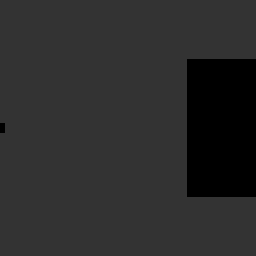
Frame 1 (no input)
Frame 60 (the mouse pressed at the canvas centre just before this capture): identical to frame 1, image omitted
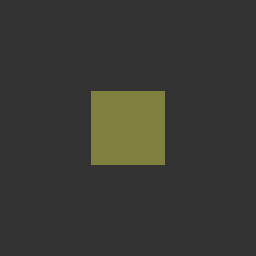
Frame 120 (the mouse held since frame 60 and released just before this capture)

The Processing sketch that drew these frames (run headless with seeded random() and noise(); from frame 60 on, the mouse is pressed at the canvas centre):

// Processing sketch: Change_size_colour
// ── Change_size_colour.pde
void setup()
{
  size(256, 256); 
  noStroke();
  rectMode(CENTER);
}

void draw()
{
  background(51); 
  fill(mouseX, mouseY, mouseY/2);
  rect(mouseX, height/2, mouseY/2+10, mouseY/2+10);
  fill(mouseY, mouseX, mouseX/2);
  int inverseX = width-mouseX;
  int inverseY = height-mouseY;
  rect(inverseX, height/2, (inverseY/2)+10, (inverseY/2)+10);
}
